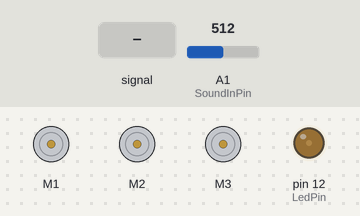
The sketch below on a simulated Arduino Uno, built for the host (arithmetic inside an expression is 32-bit, double 64-bit). Parts: 3 × DC motor (green arrow = forward, orange = backward, longer = faster), output pins drawn as LEDs (lit = HIGH). The inputs (shaded band) are chosen by the test bench; at power-on: A1 (SoundInPin) = 512. What the sketch prints to the serial monitor is not drawn.

Above: at 1.4 s.
1.5 s: A1 (SoundInPin) set to 36
4.5 s: A1 (SoundInPin) set to 28
6.2 s: A1 (SoundInPin) set to 306
9.2 s: A1 (SoundInPin) fed a 50 Hz sine of ±306 counts around its level
12.2 s: A1 (SoundInPin) fed a 200 Hz sine of ±81 counts around its level
Timing chart, 0 to 16.2 s (numbered marks = the images above; inputs shaded):
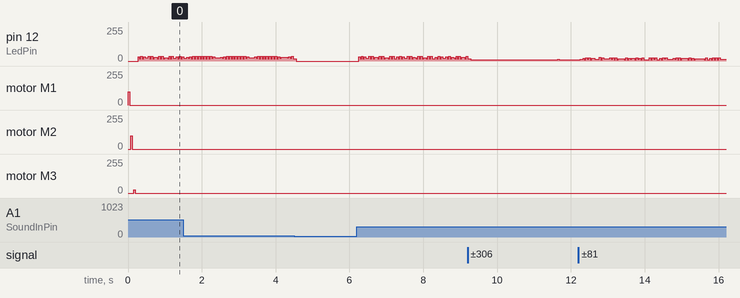

The sketch:

Billy_Bass_Code.ino
```cpp
/*
  Make a set of motors move to sound.
  Uses an Arduino Uno paired with the Adafruit Motor Shield v2.
  Written with the larger Big Mouth Billy Bass (or any animatronic) in mind.

   Modified by Joe Villegas on July 2018:
   -Defined all motors
   -Set variables (Ex: speed and sensitivity) for easier tweaking
   -Added support for the third motor in some Basses (Disable/Enable third motor use)
   -Included serial printouts for debugging and audio reading monitoring

   August 2018:
   -Added frantic mode (Maximum speed of motor movement, requires lots of power)

   Original information:
   Created by Donald Bell, Maker Project Lab (2016).
   Based on Sound to Servo by Cenk Ã–zdemir (2012)
   and DCMotorTest by Adafruit
*/

// Libraries
#include <Wire.h>
#include <QueueArray.h>
#include <Adafruit_MotorShield.h>
#include "utility/Adafruit_MS_PWMServoDriver.h"

//* SETUP (!!! This is the usually the best and probably only place you need to adjust!)
boolean legacyFish = true; //For older models that incorporate three motors
//* Motor speed variables
int motorDelay = 0; //Delay between sound readings and motor movements
//* Range: 1 - 255. Lower makes most movement.
int mouthMotorSpeed = 100;
int headMotorSpeed = 100;
int tailMotorSpeed = 25;
// Funsies (ENABLE AT RISK (make sure you have power)
boolean modeFrantic = false;
int logDelay = 10;
//* SETUP finished

//Base system variables
int afmsFreq = 1600; //Default is 1600 (1.6kHz)
int audioSensitivity = 1023;

//Audio threshold variables
boolean headMovementEnabled = true; //TODO: head motor is unable to move the head itself (reglue?)
int staticThreshold = 1;            //To leave out any unwanted movement due to static
int mouthAudioThreshold = 10;
int tailAudioThreshold = 25;

//* ---- This section below don't touch

//Handled all by system (Best to not touch)
// Create the motor shield object with the default I2C address
Adafruit_MotorShield AFMS = Adafruit_MotorShield();
// Or, create it with a different I2C address (say for stacking)
// Adafruit_MotorShield AFMS = Adafruit_MotorShield(0x61);

// Select which 'port' M1, M2, M3 or M4.
Adafruit_DCMotor *mouthMotor = AFMS.getMotor(1);
Adafruit_DCMotor *headMotor = AFMS.getMotor(2);
Adafruit_DCMotor *tailMotor = AFMS.getMotor(3);

// Some other Variables we need
int SoundInPin = A1;
int LedPin = 12; //in case you want an LED to activate while mouth moves

boolean audioDetected = false;
int audioLastDetected = 0;
QueueArray<int> audioReadingQueue;
boolean bodyMoved;

int speedFrantic = 254;
int ping = 0;

//* ---- This section above don't touch ---

//The setup routine runs once when you press reset:
void setup()
{
  //Pre-setup tweaks

  if (modeFrantic == true)
  {
    motorDelay = 0;
    mouthMotorSpeed = speedFrantic;
    headMotorSpeed = speedFrantic;
    tailMotorSpeed = speedFrantic;
    Serial.println("hello");
  }

  Serial.begin(9600); // set up Serial library at 9600 bps
  Serial.println("sup b");

  AFMS.begin(afmsFreq);
  if (afmsFreq == 1600)
  {
    Serial.println("Adafruit Motor Shield booted");
  }
  else
  {
    Serial.println("AFMS enabled with frequency of " + String(afmsFreq));
  }

  // Set the speed to start, from 0 (off) to 255 (max speed)

  //mouth motor
  mouthMotor->setSpeed(mouthMotorSpeed);
  Serial.println("Mouth motor speed set to " + String(mouthMotorSpeed) + ".");
  mouthMotor->run(FORWARD); // turn on motor
  Serial.println("Mouth motor connected, attempted to move");

  mouthMotor->run(RELEASE);
  pinMode(SoundInPin, INPUT);
  pinMode(LedPin, OUTPUT);

  //head motor
  headMotor->setSpeed(headMotorSpeed);
  Serial.println("Head motor speed set to " + String(headMotorSpeed) + ".");
  headMotor->run(FORWARD); // turn on motor
  Serial.println("Head motor connected, attempted to move");

  headMotor->run(RELEASE);
  pinMode(SoundInPin, INPUT);

  //tail motor
  if (legacyFish == true)
  {
    tailMotor->setSpeed(tailMotorSpeed);
    Serial.println("Tail motor speed set to " + String(tailMotorSpeed) + ".");
    tailMotor->run(FORWARD); // turn on motor
    Serial.println("Tail motor connected, attempted to move");

    tailMotor->run(RELEASE);
  }

  Serial.println("Billy Bass is GO!");
}

void loop()
{
  uint8_t i;

  //Reading values from analog pin
  int sensorValue = analogRead(SoundInPin);
  sensorValue = map(sensorValue, 0, 256, 0, audioSensitivity); //Sets the range of audio readings

  if (ping >= logDelay)
  {
    Serial.println("Audio - Input value: " + String(sensorValue));
    ping = 0;
  }
  else
  {
    ping++;
  }

  //int LEDValue = map(sensorValue,0,512,0,255); // we Map another value of this for LED that can be a integer betwen 0..255
  //int MoveDelayValue = map(sensorValue,0,255,0,sensorValue);  // note normally the 512 is 1023 because of analog reading should go so far, but I changed that to get better readings.

  //Passive movement (Moves the head when it detects any audio, and moves back when it becomes silent for a while)
  if (headMovementEnabled)
  {
    //Gathering history
    audioReadingQueue.enqueue(sensorValue);
    //Serial.println("QUEUE SIZE: " + String(audioReadingQueue.count()));     //DEBUG
    if (audioReadingQueue.count() == 50)
    {
      if (audioReadingQueue.peek() > staticThreshold)
      {
        audioLastDetected = 0;
        audioDetected = true;
      }
      else
      {
        audioLastDetected++;
        audioDetected = false;
      }
      audioReadingQueue.pop();
      //Serial.println("Audio - Last detected " + String(audioLastDetected) + " steps ago");      //DEBUG
    }
    //Moving head according to specific scenario
    if (audioLastDetected < 50 && bodyMoved == false)
    {
      headMotor->run(FORWARD);
      for (i = headMotorSpeed; i < 255; i++)
      {
        headMotor->setSpeed(i);
      }
      headMotor->setSpeed(0);
      bodyMoved = true;

      Serial.println("I'm ALIVEEEEE");
    }
    else if (audioLastDetected < 50)
    {

      //hold position
    }
    else if (bodyMoved == true)
    {
      headMotor->run(BACKWARD);
      for (i = headMotorSpeed; i < 255; i++)
      {
        headMotor->setSpeed(i);
      }
      headMotor->setSpeed(0);
      bodyMoved = false;

      Serial.println("Imma be sleepin");
    }
    else
    {

      //hold position
    }
  }

  //Active movement
  if (sensorValue > mouthAudioThreshold)
  {
    delay(motorDelay);
    // now move the motor
    mouthMotor->run(FORWARD);
    for (i = mouthMotorSpeed; i < 255; i++)
    {
      mouthMotor->setSpeed(i);
    }

    analogWrite(LedPin, sensorValue); //Brightens LED according to immediate audio strength

    mouthMotor->run(RELEASE);
  }

  if (sensorValue > tailAudioThreshold)
  {
    delay(motorDelay);
    // now move the motor
    tailMotor->run(BACKWARD);
    for (i = tailMotorSpeed; i < 255; i++)
    {
      tailMotor->setSpeed(i);
    }

    tailMotor->run(RELEASE);
  }

  // Done.
  // turn off the led again.
  analogWrite(LedPin, 0);
  // and this repeats all the time.
}
```
